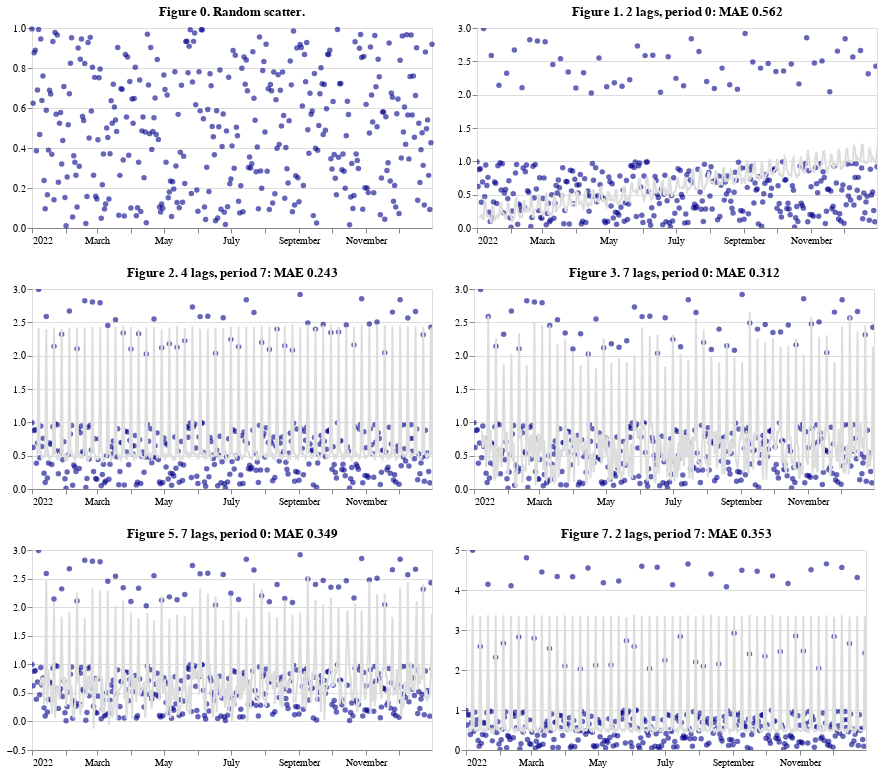

Notebook cell for this chart:
### Code cell
compound

### Figure 1 — Vega-Lite specification as saved in the notebook (floating-point values rounded to 4 significant figures; data arrays with more than 128 entries replaced by an {"elided": "..."} marker saying what was removed)
{"config": {"view": {"continuousWidth": 400, "continuousHeight": 300}}, "vconcat": [{"hconcat": [{"data": {"name": "data-17c78d0a10e70aec084c271f49d4d3a0"}, "mark": {"type": "circle", "color": "darkblue", "opacity": 0.6}, "encoding": {"tooltip": {"type": "temporal", "field": "t"}, "x": {"type": "temporal", "axis": {"grid": false, "ticks": true}, "field": "t", "title": ""}, "y": {"type": "quantitative", "axis": {"domain": false, "grid": true, "ticks": true}, "field": "y", "scale": {"zero": false}, "title": ""}}, "height": 200, "title": "Figure 0. Random scatter.", "width": 400}, {"layer": [{"mark": {"type": "circle", "color": "darkblue", "opacity": 0.6}, "encoding": {"tooltip": {"type": "temporal", "field": "t"}, "x": {"type": "temporal", "axis": {"grid": false, "ticks": true}, "field": "t", "title": ""}, "y": {"type": "quantitative", "axis": {"domain": false, "grid": true, "ticks": true}, "field": "y", "scale": {"zero": false}, "title": ""}}, "height": 200, "selection": {"selector001": {"type": "interval", "bind": "scales"}}, "title": "", "width": 400}, {"mark": {"type": "line", "color": "t"}, "encoding": {"x": {"type": "temporal", "axis": {"grid": false, "ticks": true}, "field": "t", "title": ""}, "y": {"type": "quantitative", "axis": {"domain": false, "grid": true, "ticks": true}, "field": "y_hat", "scale": {"zero": false}, "title": ""}}, "height": 200, "title": "Figure 1. 2 lags, period 0: MAE 0.562", "width": 400}], "data": {"name": "data-94570971a216b9891ea169ff0a6be909"}}]}, {"hconcat": [{"layer": [{"mark": {"type": "circle", "color": "darkblue", "opacity": 0.6}, "encoding": {"tooltip": {"type": "temporal", "field": "t"}, "x": {"type": "temporal", "axis": {"grid": false, "ticks": true}, "field": "t", "title": ""}, "y": {"type": "quantitative", "axis": {"domain": false, "grid": true, "ticks": true}, "field": "y", "scale": {"zero": false}, "title": ""}}, "height": 200, "selection": {"selector002": {"type": "interval", "bind": "scales"}}, "title": "", "width": 400}, {"mark": {"type": "line", "color": "t"}, "encoding": {"x": {"type": "temporal", "axis": {"grid": false, "ticks": true}, "field": "t", "title": ""}, "y": {"type": "quantitative", "axis": {"domain": false, "grid": true, "ticks": true}, "field": "y_hat", "scale": {"zero": false}, "title": ""}}, "height": 200, "title": "Figure 2. 4 lags, period 7: MAE 0.243", "width": 400}], "data": {"name": "data-1de953d8ac8982613772399eeec3aa9c"}}, {"layer": [{"mark": {"type": "circle", "color": "darkblue", "opacity": 0.6}, "encoding": {"tooltip": {"type": "temporal", "field": "t"}, "x": {"type": "temporal", "axis": {"grid": false, "ticks": true}, "field": "t", "title": ""}, "y": {"type": "quantitative", "axis": {"domain": false, "grid": true, "ticks": true}, "field": "y", "scale": {"zero": false}, "title": ""}}, "height": 200, "selection": {"selector003": {"type": "interval", "bind": "scales"}}, "title": "", "width": 400}, {"mark": {"type": "line", "color": "t"}, "encoding": {"x": {"type": "temporal", "axis": {"grid": false, "ticks": true}, "field": "t", "title": ""}, "y": {"type": "quantitative", "axis": {"domain": false, "grid": true, "ticks": true}, "field": "y_hat", "scale": {"zero": false}, "title": ""}}, "height": 200, "title": "Figure 3. 7 lags, period 0: MAE 0.312", "width": 400}], "data": {"name": "data-c9c74a8c8a9180d9b221e486c01b47e6"}}]}, {"hconcat": [{"layer": [{"mark": {"type": "circle", "color": "darkblue", "opacity": 0.6}, "encoding": {"tooltip": {"type": "temporal", "field": "t"}, "x": {"type": "temporal", "axis": {"grid": false, "ticks": true}, "field": "t", "title": ""}, "y": {"type": "quantitative", "axis": {"domain": false, "grid": true, "ticks": true}, "field": "y", "scale": {"zero": false}, "title": ""}}, "height": 200, "selection": {"selector006": {"type": "interval", "bind": "scales"}}, "title": "", "width": 400}, {"mark": {"type": "line", "color": "t"}, "encoding": {"x": {"type": "temporal", "axis": {"grid": false, "ticks": true}, "field": "t", "title": ""}, "y": {"type": "quantitative", "axis": {"domain": false, "grid": true, "ticks": true}, "field": "y_hat", "scale": {"zero": false}, "title": ""}}, "height": 200, "title": "Figure 5. 7 lags, period 0: MAE 0.349", "width": 400}], "data": {"name": "data-0381f859545cf61fd1b32fed3c3bd645"}}, {"layer": [{"mark": {"type": "circle", "color": "darkblue", "opacity": 0.6}, "encoding": {"tooltip": {"type": "temporal", "field": "t"}, "x": {"type": "temporal", "axis": {"grid": false, "ticks": true}, "field": "t", "title": ""}, "y": {"type": "quantitative", "axis": {"domain": false, "grid": true, "ticks": true}, "field": "y", "scale": {"zero": false}, "title": ""}}, "height": 200, "selection": {"selector008": {"type": "interval", "bind": "scales"}}, "title": "", "width": 400}, {"mark": {"type": "line", "color": "t"}, "encoding": {"x": {"type": "temporal", "axis": {"grid": false, "ticks": true}, "field": "t", "title": ""}, "y": {"type": "quantitative", "axis": {"domain": false, "grid": true, "ticks": true}, "field": "y_hat", "scale": {"zero": false}, "title": ""}}, "height": 200, "title": "Figure 7. 2 lags, period 7: MAE 0.353", "width": 400}], "data": {"name": "data-fd8763b902e03308481e7cc011e059f1"}}]}], "$schema": "https://vega.github.io/schema/vega-lite/v4.8.1.json", "datasets": {"data-17c78d0a10e70aec084c271f49d4d3a0": {"elided": "365 records"}, "data-94570971a216b9891ea169ff0a6be909": {"elided": "365 records"}, "data-1de953d8ac8982613772399eeec3aa9c": {"elided": "365 records"}, "data-c9c74a8c8a9180d9b221e486c01b47e6": {"elided": "365 records"}, "data-0381f859545cf61fd1b32fed3c3bd645": {"elided": "360 records"}, "data-fd8763b902e03308481e7cc011e059f1": {"elided": "365 records"}}}
